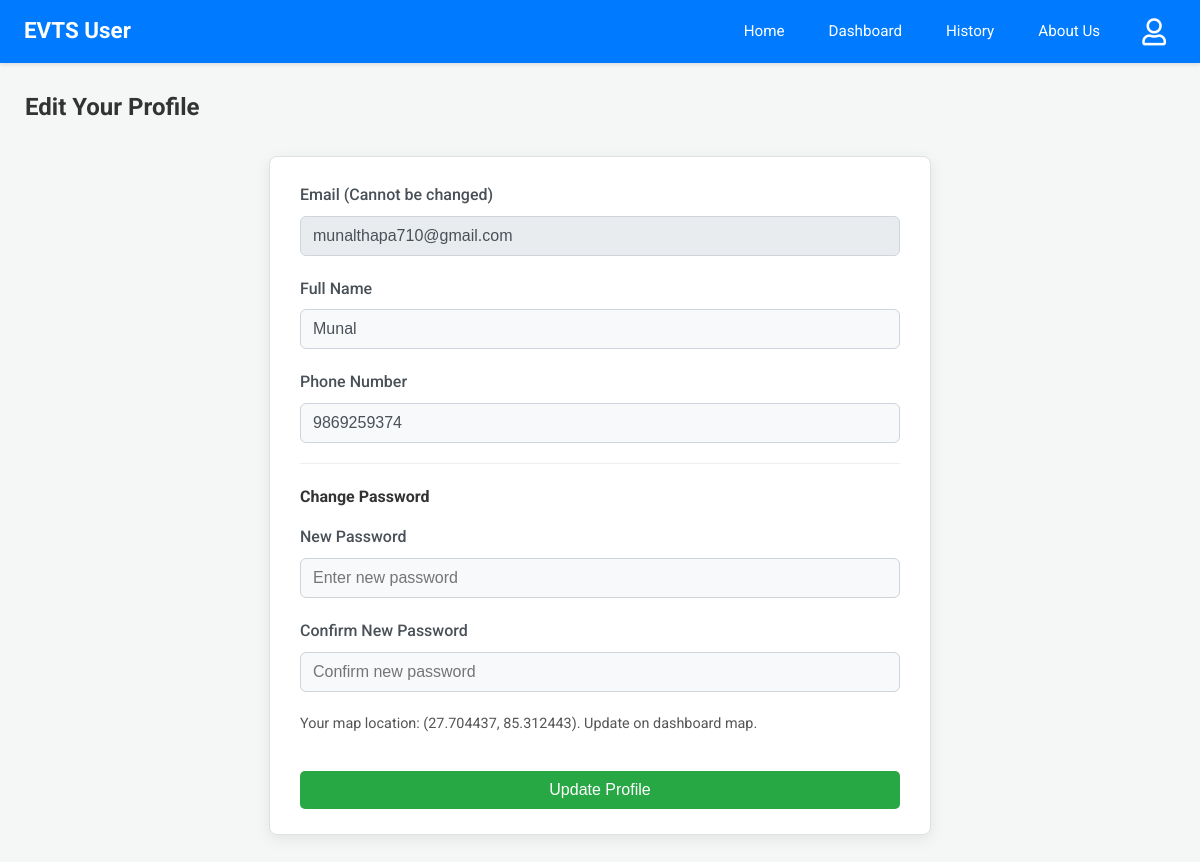
/edit-user-profile (signed in), run on an earlier commit of the app's database.
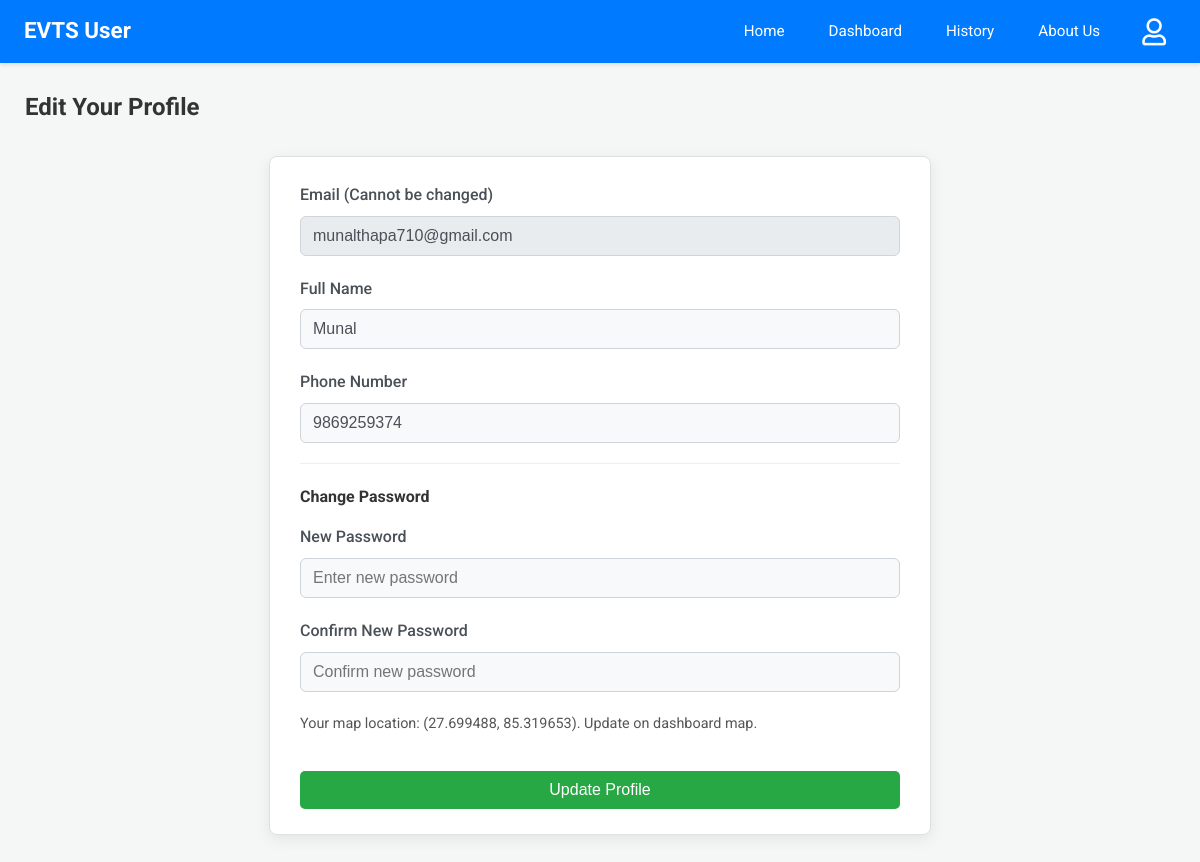
And on a later commit of the database.
### app.py (models this page shows)
class User(db.Model):
    email = db.Column(db.String(120), primary_key=True)
    name = db.Column(db.String(100))
    phone = db.Column(db.String(15))
    password = db.Column(db.String(100))
    latitude = db.Column(db.Float, nullable=True)
    longitude = db.Column(db.Float, nullable=True)

### app.py (the view, shortened to what this page needs)
@app.route('/edit-user-profile', methods=['GET', 'POST'])
@login_required_user
def edit_user_profile():
    user = User.query.get(session['user'])
    if not user: # Should be caught by decorator, but good practice
        flash('User not found.', 'error')
        return redirect(url_for('login'))
    response = make_response(render_template('edit_user_profile.html', user=user, title="Edit Your Profile"))
    return add_no_cache_to_response(response)

### app.py (called while the page is built)
def login_required_user(f):
    @wraps(f)
    def decorated_function(*args, **kwargs):
        if 'user' not in session:
            return redirect(url_for('login', next=request.url))
        return f(*args, **kwargs)
    return decorated_function

def add_no_cache_to_response(response):
    response.headers["Cache-Control"] = "no-cache, no-store, must-revalidate, public, max-age=0"
    response.headers["Pragma"] = "no-cache"
    response.headers["Expires"] = "0"
    return response

### templates/edit_user_profile.html (shortened to what this page needs)
{% extends 'user_base.html' %}
{% block content %}
<h2>Edit Your Profile</h2>
<form method="POST" action="{{ url_for('edit_user_profile') }}" class="profile-edit-form">
    <div class="form-group">
        <label for="email">Email (Cannot be changed)</label>
        <input type="email" id="email" name="email" value="{{ user.email }}" class="form-control" readonly>
    </div>
    <div class="form-group">
        <label for="name">Full Name</label>
        <input type="text" id="name" name="name" value="{{ user.name }}" class="form-control" required>
    </div>
    <div class="form-group">
        <label for="phone">Phone Number</label>
        <input type="tel" id="phone" name="phone" value="{{ user.phone }}" class="form-control" required>
    </div>
    <hr style="margin: 20px 0;">
    <h4 style="margin-bottom:15px;">Change Password</h4>
    <div class="form-group">
        <label for="new_password">New Password</label>
        <input type="password" id="new_password" name="new_password" class="form-control" placeholder="Enter new password">
    </div>
    <div class="form-group">
        <label for="confirm_password">Confirm New Password</label>
        <input type="password" id="confirm_password" name="confirm_password" class="form-control" placeholder="Confirm new password">
    </div>
    {% if user.latitude and user.longitude %}
    <p style="font-size:0.9em; color:#555;">Your map location: ({{ user.latitude|round(6) }}, {{ user.longitude|round(6) }}). Update on dashboard map.</p>
    {% else %}
    <p style="font-size:0.9em; color:#dc3545;">Map location not set. Set on dashboard.</p>
    {% endif %}
    <button type="submit" class="button-style btn-confirm" style="margin-top: 20px; width: 100%;">Update Profile</button>
</form>
{% endblock %}

### templates/user_base.html (shortened to what this page needs)
<!DOCTYPE html>
<html>
<head>
    <link rel="stylesheet" href="{{ url_for('static', filename='css/dashboard_styles.css') }}">
    <link rel="stylesheet" href="https://cdnjs.cloudflare.com/ajax/libs/font-awesome/5.15.4/css/all.min.css" />
</head>
<body>
    <nav class="navbar user-navbar">
        <a href="{{ url_for('user_home') }}" class="nav-brand">EVTS User</a>
        <div class="nav-links">
            <a href="{{ url_for('user_home') }}">Home</a>
            <a href="{{ url_for('user_dashboard') }}">Dashboard</a>
            <a href="{{ url_for('user_history') }}">History</a>
            <a href="{{ url_for('user_about') }}">About Us</a>
        </div>
        <div class="navbar-profile">
            <span class="profile-image-clickable" onclick="toggleProfileDropdown('userProfileDropdown')">
                <i class="far fa-user"></i>
            </span>
        </div>
    </nav>
    <div class="dashboard-content">
        {% block content %}{% endblock %}
    </div>
</body>
</html>

### static/css/dashboard_styles.css (style rules this page uses)
body { font-family: 'Roboto', 'Segoe UI', Tahoma, Geneva, Verdana, sans-serif; margin: 0; background-color: #f4f7f6; color: #333; line-height: 1.6; }
nav.navbar { padding: 0.7rem 1.5rem; color: white; box-shadow: 0 2px 4px rgba(0, 0, 0, 0.1); display: flex; align-items: center; position: relative; z-index: 1001; }
nav.navbar .nav-brand { font-size: 1.4em; font-weight: bold; color: white; text-decoration: none; }
nav.navbar .nav-links { display: flex; align-items: center; margin-left: auto; }
nav.navbar .nav-links a { color: white; margin-left: 20px; text-decoration: none; padding: 8px 12px; border-radius: 4px; transition: background-color 0.2s ease-in-out; font-size: 0.95em; }
nav.user-navbar { background-color: #007bff; }
.dashboard-content { padding: 25px; max-width: 1200px; margin: 0 auto; }
.dashboard-content h2, .dashboard-content h3, .dashboard-content h4 { color: #333; margin-top: 0; }
.dashboard-content p { margin-bottom: 1rem; }
button, .button-style { background-color: #007bff; color: white; padding: 10px 18px; border: none; border-radius: 5px; cursor: pointer; font-size: 1em; transition: background-color 0.2s ease, box-shadow 0.2s ease; text-decoration: none; display: inline-block; text-align: center; }
button.btn-confirm, .button-style.btn-confirm { background-color: #28a745; }
.profile-edit-form { max-width: 600px; margin: 30px auto; padding: 25px 30px; background-color: #ffffff; border-radius: 8px; box-shadow: 0 4px 15px rgba(0,0,0,0.08); border: 1px solid #e0e0e0; }
.profile-edit-form .form-group { margin-bottom: 20px; }
.profile-edit-form label { display: block; margin-bottom: 8px; font-weight: 500; color: #495057; }
.profile-edit-form .form-control { width: 100%; padding: 10px 12px; border: 1px solid #ced4da; border-radius: 6px; box-sizing: border-box; font-size: 1em; color: #495057; background-color: #f8f9fa; }
.profile-edit-form .form-control[readonly] { background-color: #e9ecef; cursor: not-allowed; }
.profile-edit-form hr { margin-top: 25px; margin-bottom: 25px; border: 0; border-top: 1px solid #eee; }
.navbar-profile { position: relative; display: flex; align-items: center; margin-left: 20px; }
.profile-image-clickable { cursor: pointer; padding: 6px 10px; border-radius: 50%; transition: background-color 0.2s ease; display: inline-flex; align-items: center; justify-content: center; }
nav.navbar .navbar-profile .profile-image-clickable i.fas, nav.navbar .navbar-profile .profile-image-clickable i.far { font-size: 1.7em !important; line-height: 1 !important; color: #FFFFFF !important; background: none !important; -webkit-font-smoothing: antialiased; -moz-osx-font-smoothing: grayscale; text-shadow: none !important; }
nav.navbar .navbar-profile .profile-image-clickable i.fas::before, nav.navbar .navbar-profile .profile-image-clickable i.far::before { color: #FFFFFF !important; background: none !important; }

What changed in the data, as far as the page shows it:
changed User "munalthapa710@gmail.com": latitude "27.704437" → "27.699488"; longitude "85.312443" → "85.319653"
